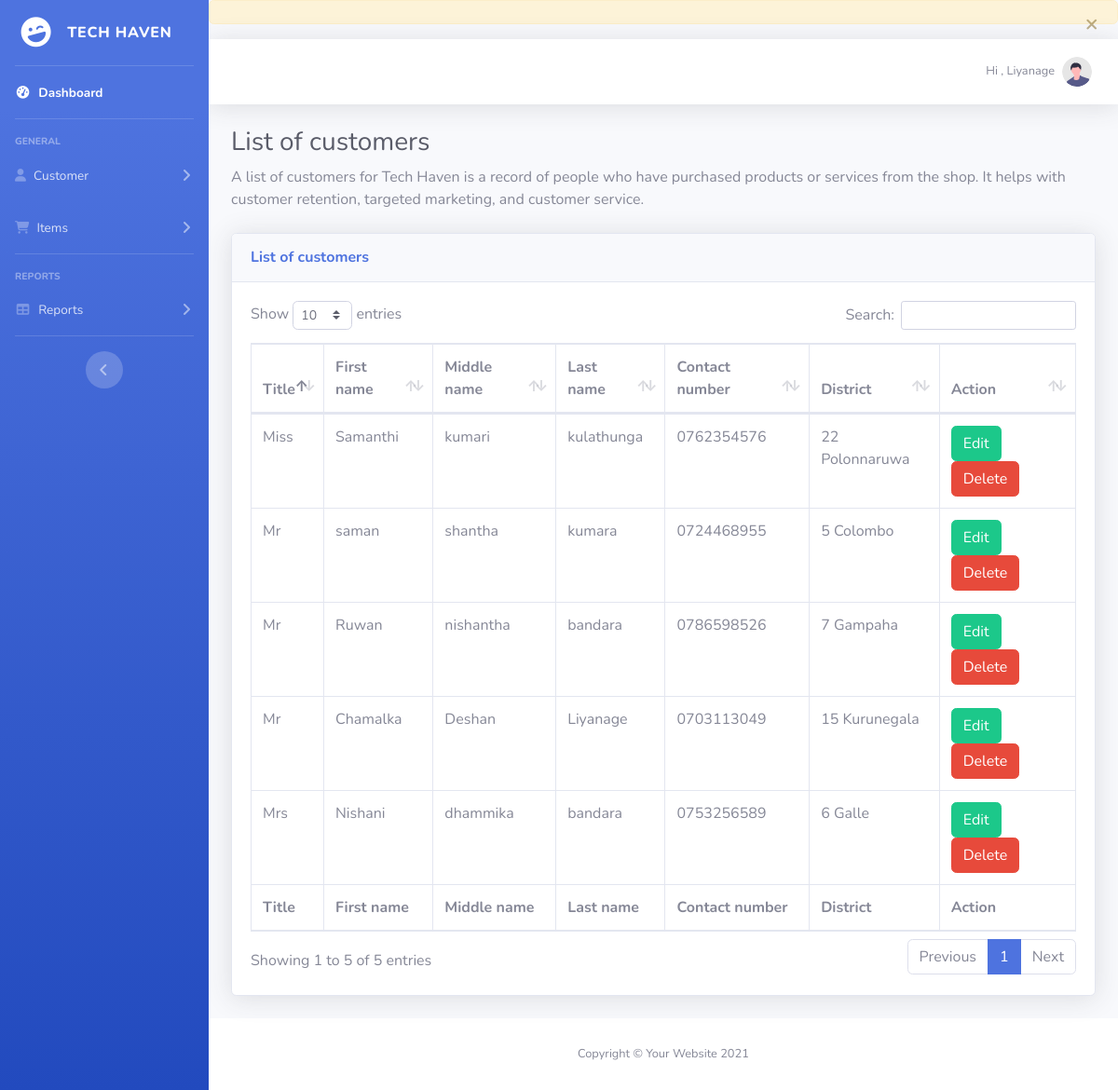
Page /Customer_List.php (signed in) on the committed database.
### tables this page shows
CREATE TABLE `users` (
  `user_id` int(2) NOT NULL,
  `username` varchar(20) NOT NULL,
  `password_hash` varchar(250) NOT NULL
);

CREATE TABLE `customer` (
  `id` int(11) NOT NULL,
  `title` varchar(20) NOT NULL,
  `first_name` varchar(50) NOT NULL,
  `middle_name` varchar(50) NOT NULL,
  `last_name` varchar(50) NOT NULL,
  `contact_no` varchar(10) NOT NULL,
  `district` varchar(50) NOT NULL
);

CREATE TABLE `district` (
  `district` varchar(50) DEFAULT NULL,
  `active` varchar(10) DEFAULT NULL,
  `id` int(10) NOT NULL
);

### Customer_List.php (the view, shortened to what this page needs)
<?php
require_once('database_conn.php'); ?>
<!DOCTYPE html>
<html lang="en">
<head>
    <link href="vendor/fontawesome-free/css/all.min.css" rel="stylesheet" type="text/css">
    <link href="css/sb-admin-2.min.css" rel="stylesheet">
    <link href="vendor/datatables/dataTables.bootstrap4.min.css" rel="stylesheet">
    <link href="css/style.css" rel="stylesheet">
</head>
<body id="page-top">
    <div id="wrapper">
        <?php require_once('Side_bar.php'); ?>
        <div id="content-wrapper" class="d-flex flex-column">
            <div id="content">
                <?php require_once('Topbar.php'); ?>
                <div class="container-fluid">
                    <h1 class="h3 mb-2 text-gray-800">List of customers</h1>
                    <p class="mb-4">A list of customers for Tech Haven is a record of people who have purchased products
                        or services from the shop. It helps with customer retention, targeted marketing, and customer
                        service.</p>
                    <div class="card shadow mb-4">
                        <div class="card-header py-3">
                            <h6 class="m-0 font-weight-bold text-primary">List of customers</h6>
                        </div>
                        <div class="card-body">
                            <div class="table-responsive">
                                <table class="table table-bordered" id="dataTable" width="100%" cellspacing="0">
                                    <thead>
                                        <tr>
                                            <th>Title</th>
                                            <th>First name</th>
                                            <th>Middle name</th>
                                            <th>Last name</th>
                                            <th>Contact number</th>
                                            <th>District</th>
                                            <th>Action</th>
                                        </tr>
                                    </thead>
                                    <tfoot>
                                        <tr>
                                            <th>Title</th>
                                            <th>First name</th>
                                            <th>Middle name</th>
                                            <th>Last name</th>
                                            <th>Contact number</th>
                                            <th>District</th>
                                            <th>Action</th>
                                        </tr>
                                    </tfoot>
                                    <tbody>
                                        <?php
                                        $sql_query = "SELECT customer.id AS customer_id, title, first_name, middle_name, last_name, contact_no, district.id AS district_id, district.district AS district_name
                                    FROM customer
                                    JOIN district ON customer.district = district.id";
                                        $sql_query_result = $database_connection->query($sql_query);
                                        if ($sql_query_result->num_rows > 0) {
                                            while ($data_row = $sql_query_result->fetch_assoc()) {
                                        ?>
                                                <tr>
                                                    <td><?php echo $data_row['title']; ?></td>
                                                    <td><?php echo $data_row['first_name']; ?></td>
                                                    <td><?php echo $data_row['middle_name']; ?></td>
                                                    <td><?php echo $data_row['last_name']; ?></td>
                                                    <td><?php echo $data_row['contact_no']; ?></td>
                                                    <td><?php echo $data_row['district_id'] . " " . $data_row['district_name']; ?>
                                                    </td>
                                                    <td>
                                                        <a href="Customer_Update_UI.php?customer_id=<?php echo $data_row['customer_id']; ?>"><button type="button" class="btn btn-success" data-toggle="button" aria-pressed="false" autocomplete="off">
                                                                Edit
                                                            </button></a>
                                                        <a href="Customer_Delete.php?customer_id=<?php echo $data_row['customer_id']; ?>"><button type="button" data-bs-toggle="modal" data-bs-target="#exampleModal" class="btn btn-danger" aria-pressed="false" autocomplete="off">
                                                                Delete
                                                            </button></a>
                                                    </td>
                                                </tr>
                                        <?php
                                            }
                                        } else {
                                            header('location:Customers_list.php?msg=Can`t find data');
                                        }
                                        ?>
                                    </tbody>
                                </table>
                            </div>
                        </div>
                    </div>
                </div>
            </div>
            <?php require_once('Footer.php'); ?>
        </div>
    </div>
</body>
</html>

### Side_bar.php (shortened to what this page needs)
<ul class="navbar-nav bg-gradient-primary sidebar sidebar-dark accordion" id="accordionSidebar">
    <a class="sidebar-brand d-flex align-items-center justify-content-center" href="index.php">
        <div class="sidebar-brand-icon rotate-n-15">
            <i class="fas fa-laugh-wink"></i>
        </div>
        <div class="sidebar-brand-text mx-3">Tech Haven</div>
    </a>
    <hr class="sidebar-divider my-0">
    <li class="nav-item active">
        <a class="nav-link" href="index.php">
            <i class="fas fa-fw fa-tachometer-alt"></i>
            <span>Dashboard</span></a>
    </li>
    <hr class="sidebar-divider">
    <div class="sidebar-heading">
        General
    </div>
    <li class="nav-item">
        <a class="nav-link collapsed" href="#" data-toggle="collapse" data-target="#collapseTwo"
            aria-expanded="true" aria-controls="collapseTwo">
            <i class="fa-solid fa-user"></i>
            <span>Customer</span>
        </a>
    </li>
    <li class="nav-item">
        <a class="nav-link collapsed" href="#" data-toggle="collapse" data-target="#collapseUtilities"
            aria-expanded="true" aria-controls="collapseUtilities">
            <i class="fa-solid fa-cart-shopping"></i>
            <span>Items</span>
        </a>
    </li>
    <hr class="sidebar-divider">
    <div class="sidebar-heading">
        Reports
    </div>
    <li class="nav-item">
        <a class="nav-link collapsed" href="#" data-toggle="collapse" data-target="#collapsePages"
            aria-expanded="true" aria-controls="collapsePages">
            <i class="fas fa-fw fa-table"></i>
            <span>Reports</span>
        </a>
    </li>
    <hr class="sidebar-divider d-none d-md-block">
    <div class="text-center d-none d-md-inline">
        <button class="rounded-circle border-0" id="sidebarToggle"></button>
    </div>
</ul>

### Topbar.php (shortened to what this page needs)
<?php
require "database_conn.php";
$user_id = $_COOKIE['user_id'];
if (isset($user_id) && $user_id !== "") {
    $sql = "SELECT * FROM users WHERE user_id = $user_id";
    $result = $database_connection->query($sql);
    if ($result) {
        if ($result->num_rows > 0) {
            $user_data = $result->fetch_assoc();
            $logged_user_name = $user_data['username'];
        } else {
            $logged_user_name = "";
        }
    } else {
        $logged_user_name = "";
        echo "Error in query: " . $database_connection->error;
    }
} else {
    exit;
}
?>
<link href="scss\_alert.scss" rel="stylesheet">
<div class="alert alert-warning alert-dismissible fade show" role="alert" tabindex="-1">
    <button type="button" class="close" data-dismiss="alert" aria-label="Close">
        <span aria-hidden="true">&times;</span>
    </button>
</div>
<nav class='navbar navbar-expand navbar-light bg-white topbar mb-4 static-top shadow'>
    <ul class='navbar-nav ml-auto'>
        <li class='nav-item dropdown no-arrow'>
            <a class='nav-link dropdown-toggle' href='#' id='userDropdown' role='button' data-toggle='dropdown'
                aria-haspopup='true' aria-expanded='false'>
                <span class='mr-2 d-none d-lg-inline text-gray-600 small'><?php echo "Hi , " . $logged_user_name;
                                                                            ?></span>
                <img class='img-profile rounded-circle' src='img/undraw_profile.svg'>
            </a>
        </li>
    </ul>
</nav>

### Footer.php
<footer class="sticky-footer bg-white">
    <div class="container my-auto">
        <div class="copyright text-center my-auto">
            <span>Copyright &copy; Your Website 2021</span>
        </div>
    </div>
</footer>

### rows in the picture
users: username "Liyanage"
customer: title "Mr", first_name "saman", middle_name "shantha", last_name "kumara", contact_no "0724468955", district.id "5", district.district "Colombo"
customer: title "Mr", first_name "Ruwan", middle_name "nishantha", last_name "bandara", contact_no "0786598526", district.id "7", district.district "Gampaha"
customer: title "Mrs", first_name "Nishani", middle_name "dhammika", last_name "bandara", contact_no "0753256589", district.id "6", district.district "Galle"
customer: title "Miss", first_name "Samanthi", middle_name "kumari", last_name "kulathunga", contact_no "0762354576", district.id "22", district.district "Polonnaruwa"
customer: title "Mr", first_name "Chamalka", middle_name "Deshan", last_name "Liyanage", contact_no "0703113049", district.id "15", district.district "Kurunegala"
